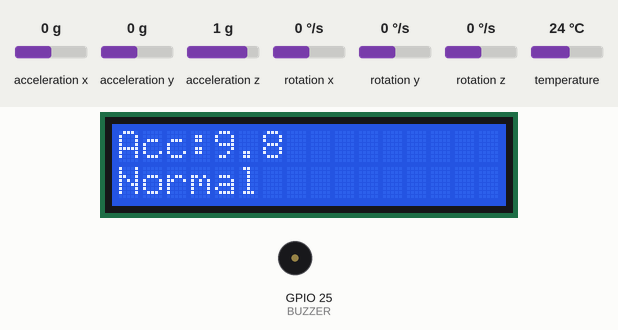
Recording of a sketch running on a simulated ESP32. Parts: 16×2 character LCD, buzzer (waves = sounding, pin HIGH). Inputs (shaded band) come from the test bench; at power-on: acceleration x 0 g, acceleration y 0 g, acceleration z 1 g, rotation x 0 °/s, rotation y 0 °/s, rotation z 0 °/s, temperature 24 °C. WiFi joins after 1.5 s; servers stay silent unless stated; uploads are accepted with an empty reply; what the sketch prints to the serial monitor is not drawn.

Above: at 4.2 s.
4.3 s: acceleration x set to -1.4 g
At 5.8 s:
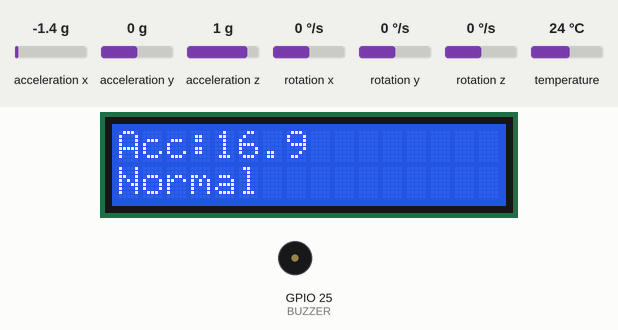
6.1 s: acceleration y set to -1.4 g
At 7.0 s:
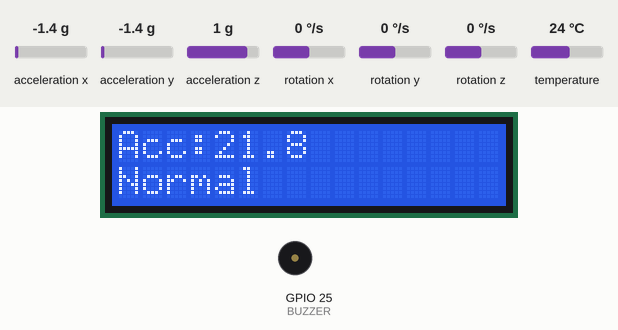
7.7 s: acceleration z set to -1.4 g
At 8.2 s:
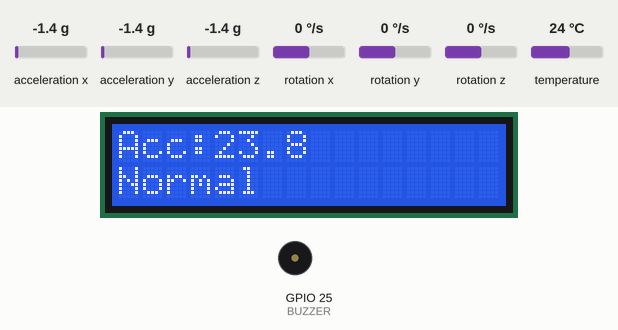
9.3 s: acceleration x set to -0.8 g
At 10.5 s:
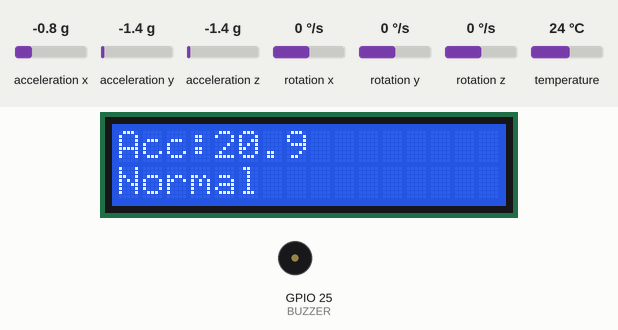
10.8 s: acceleration y set to -0.8 g
At 11.9 s:
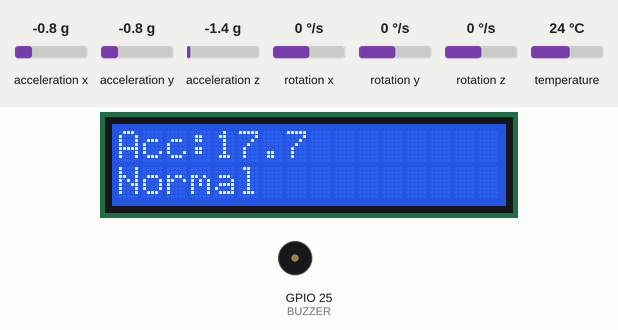
Timing chart, 0 to 13.4 s (numbered marks = the images above; inputs shaded):
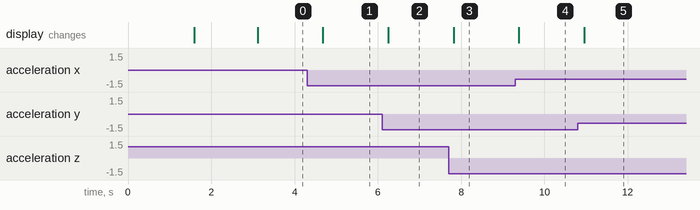

Measured:
- after the input at 4.3 s, the display: changes after 0.38 s (image 1)
- after the input at 6.1 s, the display: changes after 0.15 s (image 2)
- after the input at 7.7 s, the display: changes after 0.12 s (image 3)
- after the input at 9.3 s, the display: changes after 0.08 s (image 4)
- after the input at 10.8 s, the display: changes after 0.15 s (image 5)

The sketch:

sketch_new_HEALTH.ino
```cpp
#include <WiFi.h>
#include <HTTPClient.h>
#include <Wire.h>
#include <Adafruit_MPU6050.h>
#include <Adafruit_Sensor.h>
#include <LiquidCrystal_I2C.h>

Adafruit_MPU6050 mpu;
LiquidCrystal_I2C lcd(0x27, 16, 2);

#define BUZZER 25

// WiFi
const char* ssid = "TECNO POVA 5 Pro 5G";
const char* password = "guwei_shi15";
const char* serverName = "http://192.168.85.131:5000/predict";

// Fall detection thresholds
#define FREE_FALL_THRESHOLD 5.0
#define IMPACT_THRESHOLD 10.5

bool fallDetected = false;
unsigned long fallTime = 0;
unsigned long lastLCDUpdate = 0;

void setup() {
  Serial.begin(115200);
  Wire.begin(21, 22);

  pinMode(BUZZER, OUTPUT);
  digitalWrite(BUZZER, LOW);

  lcd.init();
  lcd.backlight();

  if (!mpu.begin()) {
    lcd.print("MPU Error!");
    while (1);
  }

  WiFi.begin(ssid, password);
  lcd.print("Connecting WiFi");

  while (WiFi.status() != WL_CONNECTED) {
    delay(500);
  }

  lcd.clear();
  lcd.print("WiFi Connected");
  delay(1500);
  lcd.clear();
}

void loop() {

  sensors_event_t a, g, temp;
  mpu.getEvent(&a, &g, &temp);

  float totalAcceleration = sqrt(
    a.acceleration.x * a.acceleration.x +
    a.acceleration.y * a.acceleration.y +
    a.acceleration.z * a.acceleration.z
  );

  Serial.print("Acceleration: ");
  Serial.println(totalAcceleration);

  // -------- FALL DETECTION LOGIC (Stable Version) --------
  if (!fallDetected) {
    if (totalAcceleration < FREE_FALL_THRESHOLD) {
      fallTime = millis();
    }

    if (millis() - fallTime < 1000 && totalAcceleration > IMPACT_THRESHOLD) {
      fallDetected = true;
    }
  }

  // -------- LCD UPDATE --------
  if (millis() - lastLCDUpdate > 500) {
    lcd.clear();
    lcd.setCursor(0, 0);
    lcd.print("Acc:");
    lcd.print(totalAcceleration, 1);

    lcd.setCursor(0, 1);

    if (fallDetected) {
      lcd.print("FALL DETECTED");
    } else {
      lcd.print("Normal");
    }

    lastLCDUpdate = millis();
  }

  // -------- BUZZER CONTROL --------
  if (fallDetected) {
    digitalWrite(BUZZER, HIGH);
  } else {
    digitalWrite(BUZZER, LOW);
  }

  // -------- OPTIONAL: Send Data to Server --------
  if (WiFi.status() == WL_CONNECTED) {

    HTTPClient http;
    http.begin(serverName);
    http.addHeader("Content-Type", "application/json");

    String jsonData = "{";
    jsonData += "\"acc_mean\":" + String(totalAcceleration,3) + ",";
    jsonData += "\"acc_max\":" + String(totalAcceleration,3) + ",";
    jsonData += "\"acc_std\":0.5,";
    jsonData += "\"gyro_mean\":0.1,";
    jsonData += "\"gyro_max\":0.1,";
    jsonData += "\"gyro_std\":0.1";
    jsonData += "}";

    http.POST(jsonData);
    http.end();
  }

  delay(50);
}
```
